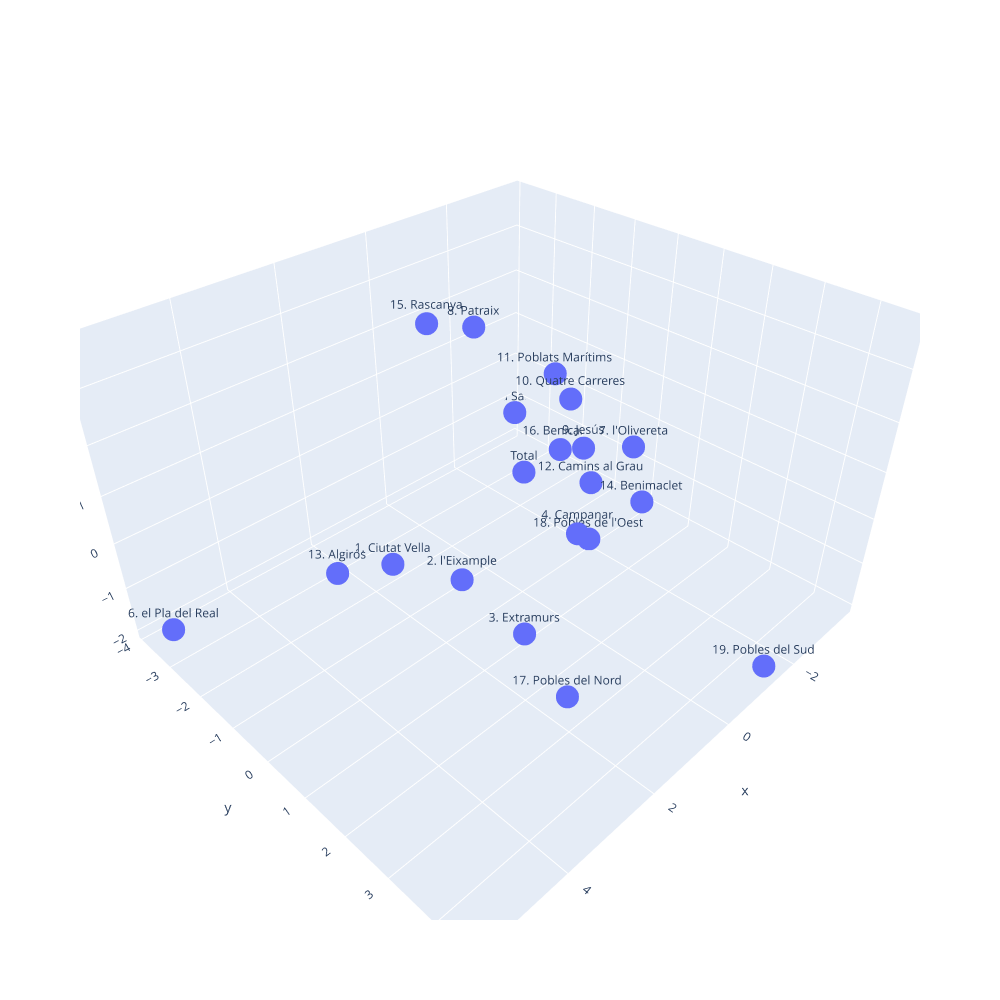

This figure's notebook cell:
### Code cell
# Representamos los datos en 3D (debe poder girarse, usaremos plotly). Cada punto debe mostrar su nombre (distrito)
import plotly.express as px
#cambiamos el tamaño del plot a 16x16
fig = px.scatter_3d(x=df_pca[:, 0], y=df_pca[:, 1], z=df_pca[:, 2], text=df['Distrito'], width=1000, height=1000)

fig.show()

### Figure 1 — Plotly figure (JSON) as saved in the notebook; plotly's stock layout.template omitted (floating-point values rounded to 4 significant figures)
{"data": [{"hovertemplate": "x=%{x}<br>y=%{y}<br>z=%{z}<br>text=%{text}<extra></extra>", "legendgroup": "", "marker": {"color": "#636efa", "symbol": "circle"}, "mode": "markers+text", "name": "", "scene": "scene", "showlegend": false, "text": ["Total", "1. Ciutat Vella", "2. l'Eixample", "3. Extramurs", "4. Campanar", "5. la Saïdia", "6. el Pla del Real", "7. l'Olivereta", "8. Patraix", "9. Jesús", "10. Quatre Carreres", "11. Poblats Marítims", "12. Camins al Grau", "13. Algirós", "14. Benimaclet", "15. Rascanya", "16. Benicalap", "17. Pobles del Nord", "18. Pobles de l'Oest", "19. Pobles del Sud"], "type": "scatter3d", "x": [-0.254, 2.951, 1.783, 1.573, -0.06703, -3.671, 5.593, -1.538, 1.023, -1.318, -0.9539, -2.746, -1.258, 2.673, -0.1978, 1.22, -3.476, 2.029, -1.975, -1.39], "y": [-0.2632, -0.1749, 0.2264, 1.543, 1.232, -3.818, -3.188, 1.192, -0.1788, 0.2293, 0.1782, -1.796, 0.5016, -2.246, 2.44, -1.07, -2.217, 2.943, -0.04351, 4.511], "z": [0.374, 0.1191, -0.6726, -1.218, -0.1241, -1.326, -1.585, 0.9978, 3.761, 0.632, 1.802, 0.8375, 0.02276, -1.464, 1.118, 3.578, -1.514, -1.364, -1.997, -1.977]}], "layout": {"height": 1000, "legend": {"tracegroupgap": 0}, "margin": {"t": 60}, "scene": {"domain": {"x": [0, 1], "y": [0, 1]}, "xaxis": {"title": {"text": "x"}}, "yaxis": {"title": {"text": "y"}}, "zaxis": {"title": {"text": "z"}}}, "width": 1000}}
